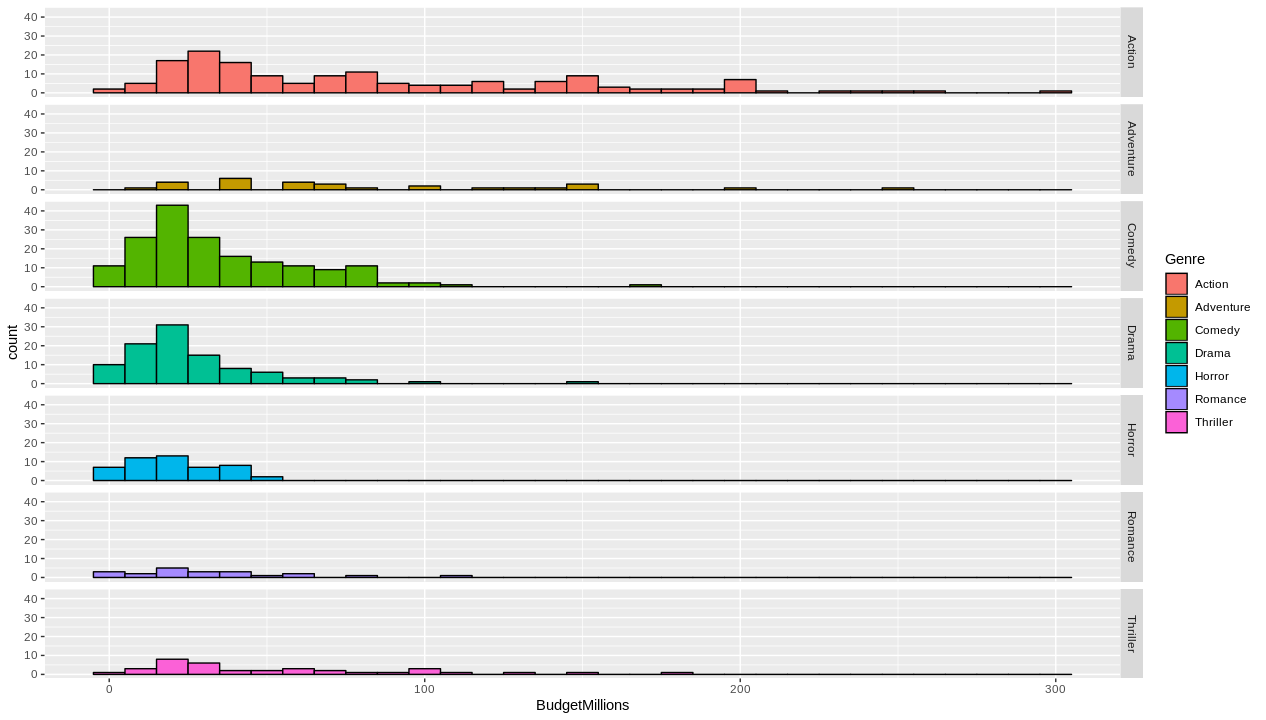

Generate this figure with R:
library(ggplot2)
v <- ggplot(data=movies, aes(x=BudgetMillions))
v + geom_histogram(binwidth=10,aes(fill=Genre),
                   color="Black")

# facets

v + geom_histogram(binwidth=10,aes(fill=Genre),
                   color="Black") + facet_grid(Genre~.)

v + geom_histogram(binwidth=10,aes(fill=Genre),
                   color="Black") + facet_grid(Genre~., scales="free")

# scatterplots
w <- ggplot(data=movies, aes(x=CriticRating, y=AudienceRating,
                             color=Genre))
w + geom_point(size=3)

# facets

w + geom_point(size=3) + facet_grid(Genre~.)

w + geom_point(size=3) + facet_grid(Genre~Year)

w + geom_point(size=3) + geom_smooth() + facet_grid(Genre~Year)
